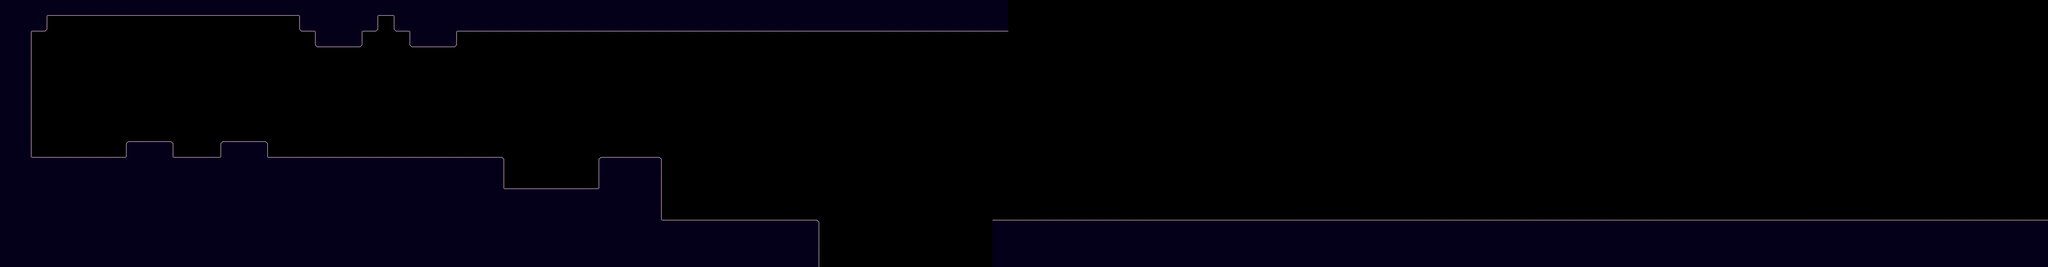

The image is a tile-based game level rendered from a .tmx file. Its description and source (layers, tilesets, objects; grid data summarised) follow:
An orthogonal 130x17 tile map with 64x64 px tiles, 1 tile layer (walls), 5 tilesets and 53 objects (29x laser, 8x Weighted Platform, 4x Moving Platform, 3x Checkpoint, 0, ...).

<map version="1.10" tiledversion="1.10.2" orientation="orthogonal" renderorder="right-down" width="130" height="17" tilewidth="64" tileheight="64" infinite="0" nextlayerid="20" nextobjectid="728">
 <tileset firstgid="1" source="../Tiled/Images.tsx" />
 <tileset firstgid="75" source="../Tiled/platforms.tsx" />
 <tileset firstgid="148" source="../Tiled/walls.tsx" />
 <tileset firstgid="160" source="../Tiled/Backgrounds.tsx" />
 <tileset firstgid="164" source="../Tiled/rabbeatTileset.tsx" />
 <objectgroup id="2" name="background" locked="1">
  <object id="536" name="0" gid="57" x="1439" y="757" width="130" height="130">
   <properties>
    <property name="num" type="int" value="0" />
   </properties>
  </object>
  <object id="690" gid="163" x="0" y="1088" width="9696" height="1088" />
 </objectgroup>
 <objectgroup id="18" name="backgroundArt" />
 <layer id="1" name="walls" width="130" height="17">
  <data>[2210 cells, 652 non-empty, 9 distinct tile ids]</data>
 </layer>
 <objectgroup id="10" name="weightedPlatforms">
  <object id="673" type="Weighted Platform" gid="139" x="432" y="1568" width="192" height="32">
   <properties>
    <property name="genre" value="jazz" />
    <property name="moveTime" type="int" value="0" />
    <property name="num" type="int" value="0" />
    <property name="platformInterval" type="int" value="1" />
    <property name="waitTime" type="int" value="3" />
   </properties>
  </object>
  <object id="674" type="Weighted Platform" gid="141" x="432" y="1632" width="192" height="32">
   <properties>
    <property name="genre" value="synth" />
    <property name="moveTime" type="int" value="0" />
    <property name="num" type="int" value="0" />
    <property name="platformInterval" type="int" value="1" />
    <property name="waitTime" type="int" value="3" />
   </properties>
  </object>
  <object id="675" type="Weighted Platform" gid="142" x="208" y="1696" width="128" height="32">
   <properties>
    <property name="genre" value="jazz" />
    <property name="moveTime" type="int" value="0" />
    <property name="num" type="int" value="1" />
    <property name="platformInterval" type="int" value="1" />
    <property name="waitTime" type="int" value="3" />
   </properties>
  </object>
  <object id="676" type="Weighted Platform" gid="143" x="336" y="1696" width="128" height="32">
   <properties>
    <property name="genre" value="jazz" />
    <property name="moveTime" type="int" value="0" />
    <property name="num" type="int" value="2" />
    <property name="platformInterval" type="int" value="1" />
    <property name="waitTime" type="int" value="3" />
   </properties>
  </object>
  <object id="677" type="Weighted Platform" gid="144" x="464" y="1696" width="128" height="32">
   <properties>
    <property name="genre" value="jazz" />
    <property name="moveTime" type="int" value="0" />
    <property name="num" type="int" value="3" />
    <property name="platformInterval" type="int" value="1" />
    <property name="waitTime" type="int" value="3" />
   </properties>
  </object>
  <object id="678" type="Weighted Platform" gid="145" x="208" y="1792" width="128" height="32">
   <properties>
    <property name="genre" value="synth" />
    <property name="moveTime" type="int" value="0" />
    <property name="num" type="int" value="1" />
    <property name="platformInterval" type="int" value="1" />
    <property name="waitTime" type="int" value="3" />
   </properties>
  </object>
  <object id="679" type="Weighted Platform" gid="146" x="320" y="1792" width="128" height="32">
   <properties>
    <property name="genre" value="synth" />
    <property name="moveTime" type="int" value="0" />
    <property name="num" type="int" value="2" />
    <property name="platformInterval" type="int" value="1" />
    <property name="waitTime" type="int" value="3" />
   </properties>
  </object>
  <object id="680" type="Weighted Platform" gid="147" x="448" y="1792" width="128" height="32">
   <properties>
    <property name="genre" value="synth" />
    <property name="moveTime" type="int" value="0" />
    <property name="num" type="int" value="3" />
    <property name="platformInterval" type="int" value="1" />
    <property name="waitTime" type="int" value="3" />
   </properties>
  </object>
 </objectgroup>
 <objectgroup id="16" name="movingPlatforms">
  <object id="681" type="Moving Platform" gid="140" x="3072" y="672" width="192" height="32">
   <properties>
    <property name="moveTime" type="int" value="0" />
    <property name="num" type="int" value="0" />
    <property name="pos" type="int" value="1" />
    <property name="totalPos" type="int" value="2" />
    <property name="waitTime" type="int" value="1" />
   </properties>
  </object>
  <object id="682" type="Moving Platform" gid="140" x="2688" y="672" width="192" height="32">
   <properties>
    <property name="moveTime" type="int" value="0" />
    <property name="num" type="int" value="0" />
    <property name="pos" type="int" value="0" />
    <property name="totalPos" type="int" value="2" />
    <property name="waitTime" type="int" value="1" />
   </properties>
  </object>
  <object id="711" type="Moving Platform" gid="140" x="3712" y="544" width="192" height="32">
   <properties>
    <property name="moveTime" type="int" value="0" />
    <property name="num" type="int" value="0" />
    <property name="pos" type="int" value="1" />
    <property name="totalPos" type="int" value="2" />
    <property name="waitTime" type="int" value="1" />
   </properties>
  </object>
  <object id="712" type="Moving Platform" gid="140" x="3328" y="544" width="192" height="32">
   <properties>
    <property name="moveTime" type="int" value="0" />
    <property name="num" type="int" value="0" />
    <property name="pos" type="int" value="0" />
    <property name="totalPos" type="int" value="2" />
    <property name="waitTime" type="int" value="1" />
   </properties>
  </object>
 </objectgroup>
 <objectgroup id="13" name="platforms">
  <object id="662" gid="132" x="320" y="1280" width="128" height="32">
   <properties>
    <property name="align" value="right" />
   </properties>
  </object>
  <object id="663" gid="131" x="304" y="1216" width="128" height="32">
   <properties>
    <property name="align" value="mid" />
   </properties>
  </object>
  <object id="665" gid="130" x="288" y="1344" width="128" height="32">
   <properties>
    <property name="align" value="left" />
   </properties>
  </object>
  <object id="670" type="laser" gid="136" x="592" y="256" width="36" height="64">
   <properties>
    <property name="align" value="bottom" />
   </properties>
  </object>
  <object id="671" type="laser" gid="137" x="592" y="192" width="36" height="64">
   <properties>
    <property name="align" value="middle" />
   </properties>
  </object>
  <object id="691" type="laser" gid="136" x="976" y="384" width="36" height="64">
   <properties>
    <property name="align" value="bottom" />
   </properties>
  </object>
  <object id="692" type="laser" gid="137" x="976" y="192" width="36" height="64">
   <properties>
    <property name="align" value="middle" />
   </properties>
  </object>
  <object id="694" type="laser" gid="137" x="976" y="256" width="36" height="64">
   <properties>
    <property name="align" value="middle" />
   </properties>
  </object>
  <object id="695" type="laser" gid="137" x="976" y="320" width="36" height="64">
   <properties>
    <property name="align" value="middle" />
   </properties>
  </object>
  </objectgroup>
 <objectgroup id="7" name="enemies">
  <!-- 3 objects omitted --></objectgroup>
 <objectgroup id="8" name="checkpoints">
  <!-- 3 objects omitted --></objectgroup>
 <objectgroup id="6" name="player">
  <!-- 1 objects omitted --></objectgroup>
 <objectgroup id="9" name="goal" />
 <objectgroup id="12" name="foregroundArt" class="bigwire" />
</map>
<!-- 30 of 53 objects omitted -->
